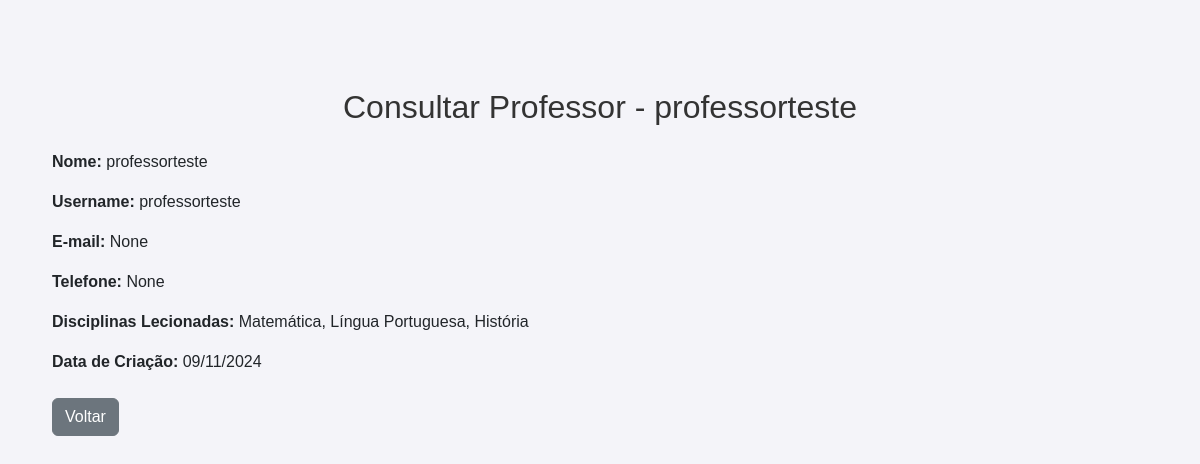
Page /secretaria/consultar_professor/10/ on the committed database.
### core/models.py (models this page shows, shortened)
class Professor(models.Model):
    user = models.OneToOneField(User, on_delete=models.CASCADE, related_name='professor_profile')  # Conexão com o User do Django
    nome = models.CharField(max_length=255)  # Nome completo do professor
    email = models.EmailField(max_length=100, blank=True, null=True)
    telefone = models.CharField(max_length=15, blank=True, null=True)
    disciplinas = models.ManyToManyField(Disciplina, related_name='professores')

class Disciplina(models.Model):
    nome = models.CharField(max_length=100)  # Nome da disciplina

### core/views.py (the view)
# urls.py: path('secretaria/consultar_professor/<int:professor_id>/', views.consultar_professor, name='consultar_professor'),
def consultar_professor(request, professor_id):
    professor = Professor.objects.get(id=professor_id)
    return render(request, 'core/consultar_professor.html', {'professor': professor})

### core/templates/core/consultar_professor.html (shortened to what this page needs)
{% load static %}
<!DOCTYPE html>
<html lang="pt-BR">
<head>
    <link href="https://cdn.jsdelivr.net/npm/bootstrap@5.3.0/dist/css/bootstrap.min.css" rel="stylesheet">
    <link rel="stylesheet" href="{% static 'css/estilos.css' %}">
</head>
<body>
    <div class="container mt-5">
        <h1 class="text-center mb-4">Consultar Professor - {{ professor.nome }}</h1>
        <div class="mb-3">
            <p><strong>Nome:</strong> {{ professor.nome }}</p>
        </div>
        <div class="mb-3">
            <p><strong>Username:</strong> {{ professor.user.username }}</p>
        </div>
        <div class="mb-3">
            <p><strong>E-mail:</strong> {{ professor.email }}</p>
        </div>
        <div class="mb-3">
            <p><strong>Telefone:</strong> {{ professor.telefone }}</p>
        </div>
        <div class="mb-3">
            <p><strong>Disciplinas Lecionadas:</strong>
                {% for disciplina in professor.disciplinas.all %}
                    {{ disciplina.nome }}{% if not forloop.last %}, {% endif %}
                {% empty %}
                    Nenhuma disciplina
                {% endfor %}
            </p>
        </div>
        <div class="mb-3">
            <p><strong>Data de Criação:</strong> {{ professor.user.date_joined|date:"d/m/Y" }}</p>
        </div>
        <div class="d-flex justify-content-start mt-4">
            <a href="{% url 'gerenciar_professores' %}" class="btn btn-secondary">Voltar</a>
        </div>
    </div>
</body>
</html>

### static/css/estilos.css (style rules this page uses)
body { font-family: 'Arial', sans-serif; background-color: #f4f4f9; margin: 20px; padding: 20px; }
h1 { color: #333; text-align: center; margin-top: 20px; font-size: 2em; }

### rows in the picture
Professor: nome "professorteste", user.username "professorteste", email "None", telefone "None", user.date_joined "09/11/2024"
Disciplina: nome "Matemática"
Disciplina: nome "Língua Portuguesa"
Disciplina: nome "História"
